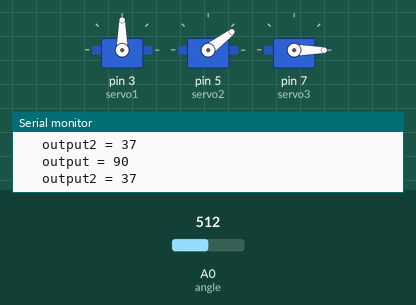
A sketch run on a simulated Arduino Uno, built with avr-gcc and run on an emulated ATmega328P. Parts: 3 × servo, the last lines printed to the serial monitor. The test bench sets the inputs (shaded band); at power-on: A0 (angle) = 512.

Above: at 1.2 s.
1.3 s: A0 (angle) set to 562
At 2.1 s:
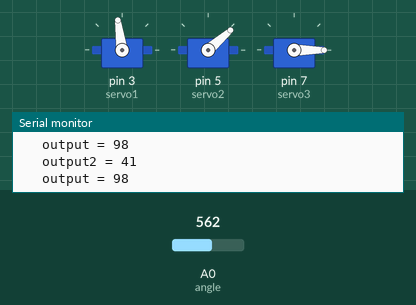
2.8 s: A0 (angle) set to 584
At 3.9 s:
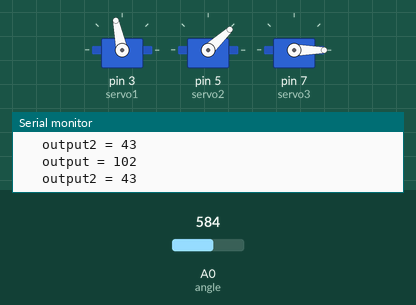
4.3 s: A0 (angle) set to 306
At 4.8 s:
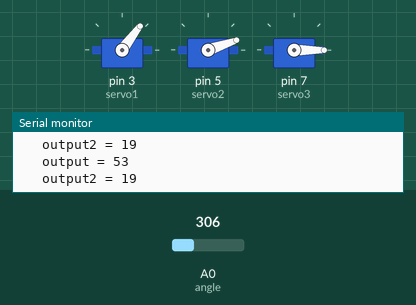
5.8 s: A0 (angle) set to 61
At 7.0 s:
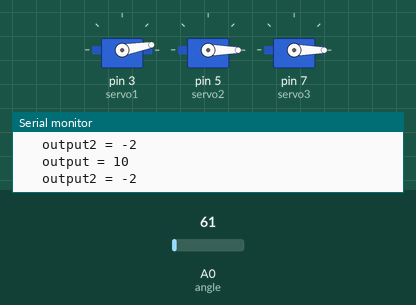
7.3 s: A0 (angle) set to 52
At 8.2 s:
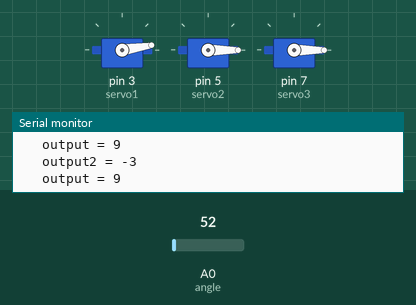
8.8 s: A0 (angle) set to 716
At 10.2 s:
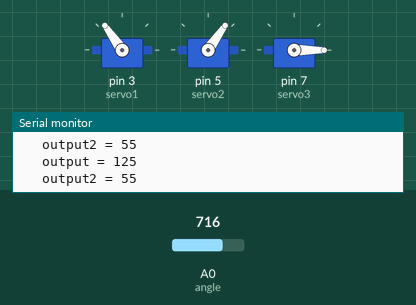
Timing chart, 0 to 11.3 s (numbered marks = the images above; inputs shaded):
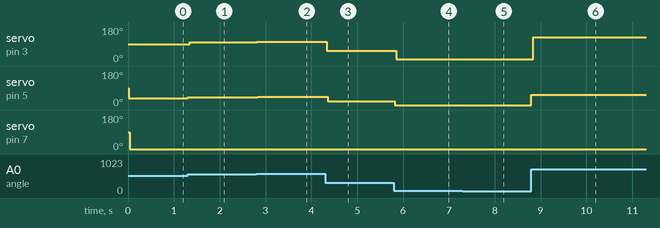

The sketch:

HackRPI.ino
```cpp
#include <Servo.h>
Servo servo1;
Servo servo2;
Servo servo3;
int val;
int angle = 0;
int val2;
int angle2 = 0;

void setup(){
  servo1.attach(3);
  servo2.attach(5);
  servo3.attach(7);
  Serial.begin(9600);
}

void loop(){
  val = analogRead(angle);
  val = map( val, 0, 1023, 0, 180);
  servo1.write(val);
  delay(20);
  Serial.print("\t output = ");
  Serial.println(val, DEC);
  val2 = analogRead(angle2);

  val2 = map(val2 - 90, 0, 1023, 0, 90);
  servo2.write(val2);
  delay(20);
  Serial.print("\t output2 = ");
  Serial.println(val2, DEC);

  if (val > 0){
    servo3.write(angle);
    delay(20);
  }

}
```

Measured:
- after the input at 1.3 s, servo on pin 3 (servo1): 90° → 98° at once; servo on pin 5 (servo2): 37° → 41° at once
- after the input at 2.8 s, servo on pin 3 (servo1): 98° → 102° at once; servo on pin 5 (servo2): 41° → 43° at once
- after the input at 4.3 s, servo on pin 3 (servo1): 102° → 53° at once; servo on pin 5 (servo2): 43° → 19° after 0.05 s
- after the input at 5.8 s, servo on pin 3 (servo1): 53° → 10° after 0.06 s; servo on pin 5 (servo2): 19° → 0° at once
- after the input at 7.3 s, servo on pin 3 (servo1): 10° → 9° at once
- after the input at 8.8 s, servo on pin 3 (servo1): 9° → 125° at once; servo on pin 5 (servo2): 0° → 55° at once
